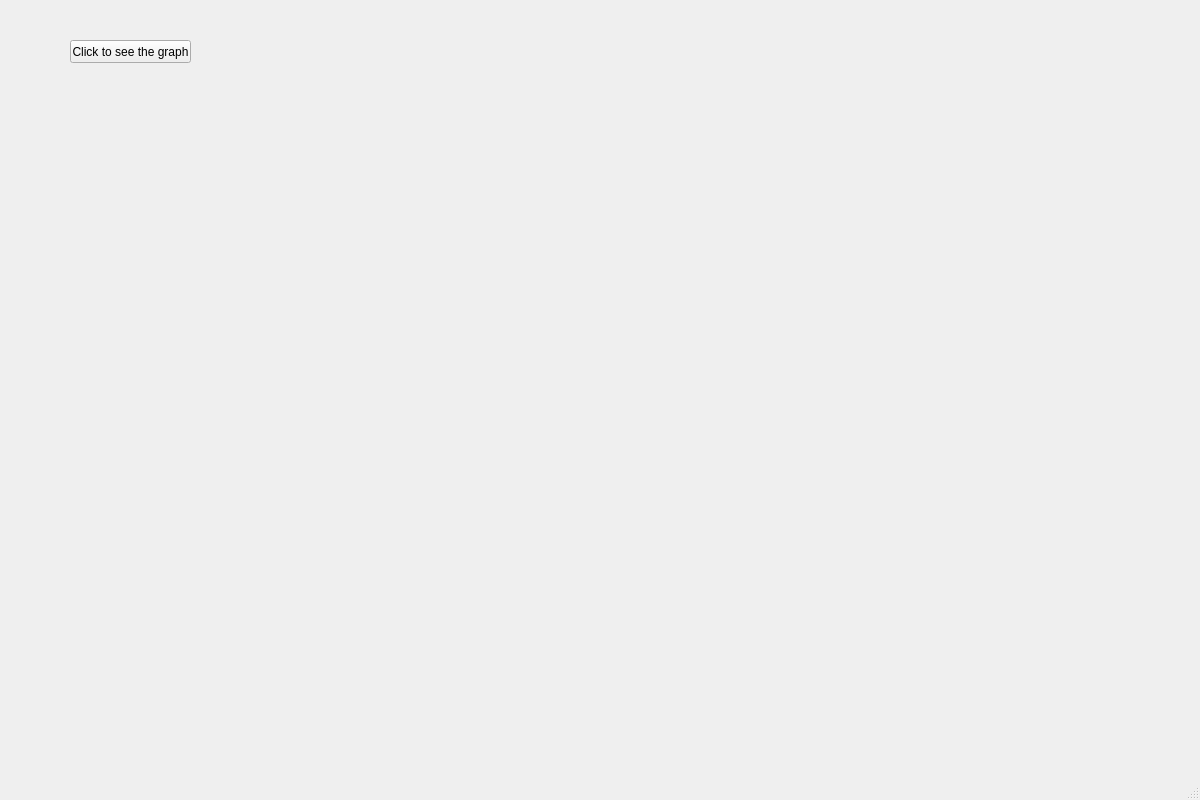
<?xml version="1.0" encoding="UTF-8"?>
<ui version="4.0">
 <class>MainWindow</class>
 <widget class="QMainWindow" name="MainWindow">
  <property name="geometry">
   <rect>
    <x>0</x>
    <y>0</y>
    <width>1200</width>
    <height>800</height>
   </rect>
  </property>
  <property name="windowTitle">
   <string>MainWindow</string>
  </property>
  <widget class="QWidget" name="centralwidget">
   <widget class="QPushButton" name="button">
    <property name="geometry">
     <rect>
      <x>70</x>
      <y>40</y>
      <width>121</width>
      <height>23</height>
     </rect>
    </property>
    <property name="text">
     <string>Click to see the graph</string>
    </property>
   </widget>
   <widget class="matplotlib_widget" name="matplotlib_widget" native="true">
    <property name="geometry">
     <rect>
      <x>20</x>
      <y>70</y>
      <width>1161</width>
      <height>651</height>
     </rect>
    </property>
   </widget>
  </widget>
  <widget class="QMenuBar" name="menubar">
   <property name="geometry">
    <rect>
     <x>0</x>
     <y>0</y>
     <width>1200</width>
     <height>21</height>
    </rect>
   </property>
  </widget>
  <widget class="QStatusBar" name="statusbar"/>
 </widget>
 <customwidgets>
  <customwidget>
   <class>matplotlib_widget</class>
   <extends>QWidget</extends>
   <header>matplotlib_widget.h</header>
   <container>1</container>
  </customwidget>
 </customwidgets>
 <resources/>
 <connections/>
</ui>
